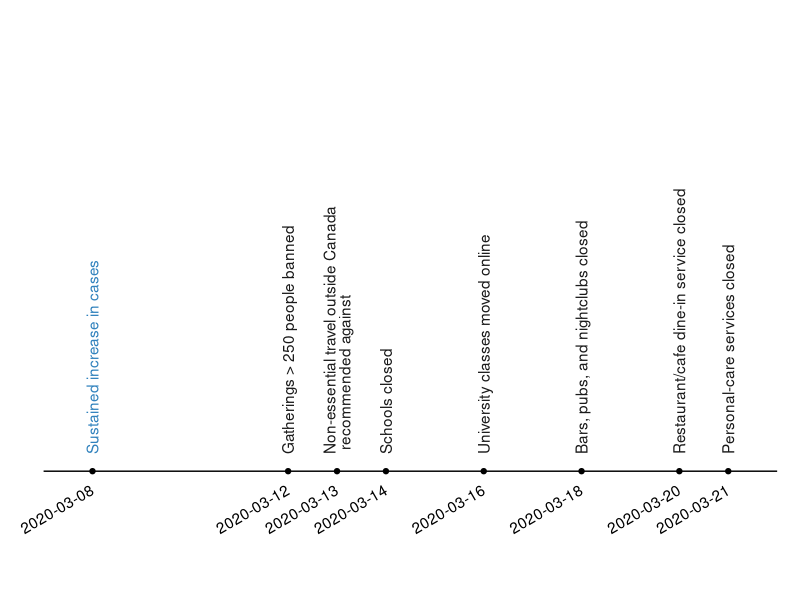
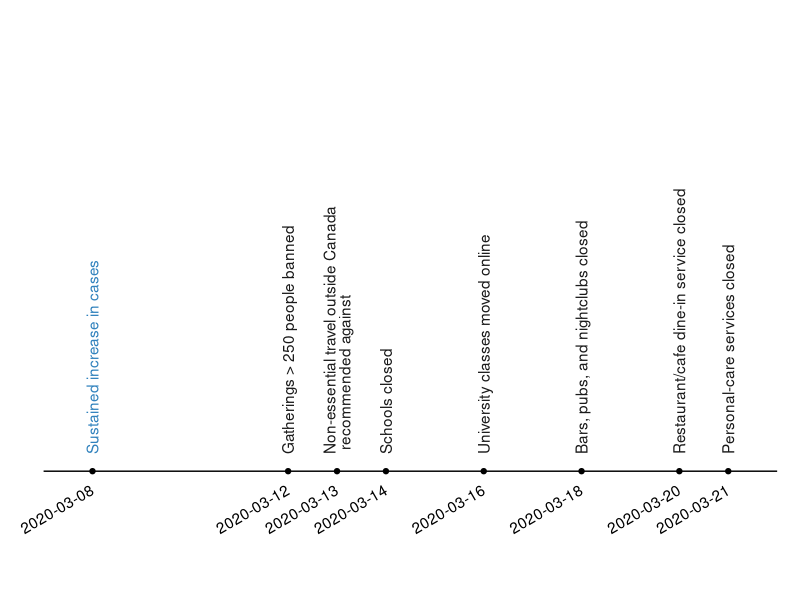

The R source for these figures, in order:
d <- readr::read_csv("timeline.csv", comment = "#")

library(ggplot2)

# d$event <- gsub("non-essential travel", "non-essential\ntravel", d$event)
d$event <- gsub("Canada", "Canada\n", d$event)
d$event <- gsub("Columbia in", "Columbia\nin", d$event)
d$event <- gsub("Fraser University", "Fraser University\n", d$event)
d$type <- c("A", rep("B", length(d$event) - 1))
g <- ggplot(d, aes(date, 1, label = event)) +
  geom_point() +
  theme_void() +
  ylim(0.9, 1.4) +
  annotate("line",
    x = seq(lubridate::ymd("2020-03-07"), lubridate::ymd("2020-03-22"), by = "1 day"),
    y = 1
  ) +
  coord_cartesian(clip = "off") +
  geom_text(y = 1.015, angle = 90, hjust = 0, aes(colour = type), lineheight = .82) +
  scale_color_manual(values = c(RColorBrewer::brewer.pal(6, "Blues")[5], "grey10")) +
  guides(colour = FALSE) +
  geom_text(y = 0.985, aes(label = date), angle = 30, hjust = 1) +
  theme(plot.margin = margin(t = -10, r = -10, b = -10, l = 5, unit = "pt"))

g
ggsave("figs-ms/timeline.png", width = 6.45, height = 3.6)

# Vertical:
# g <- ggplot(d, aes(date, 1, label = event)) +
#   geom_point() +
#   theme_void() +
#   ylim(0.9, 1.4) +
#   annotate("line",
#     x = seq(lubridate::ymd("2020-03-07"), lubridate::ymd("2020-03-21"), by = "1 day"),
#     y = 1
#   ) +
#   coord_cartesian(clip = "off") +
#   geom_text(y = 1.015, angle = 0, hjust = 0, aes(colour = type), lineheight = .82) +
#   scale_color_manual(values = c(RColorBrewer::brewer.pal(6, "Blues")[5], "grey10")) +
#   guides(colour = FALSE) +
#   geom_text(y = 0.985, aes(label = date), angle = 0, hjust = 1) +
#   theme(plot.margin = margin(t = -10, r = -10, b = -10, l = 10, unit = "pt"))
#
# g + coord_flip(clip = "off")
# ggsave("figs-ms/timeline.png", width = 3.6, height = 5.6)
